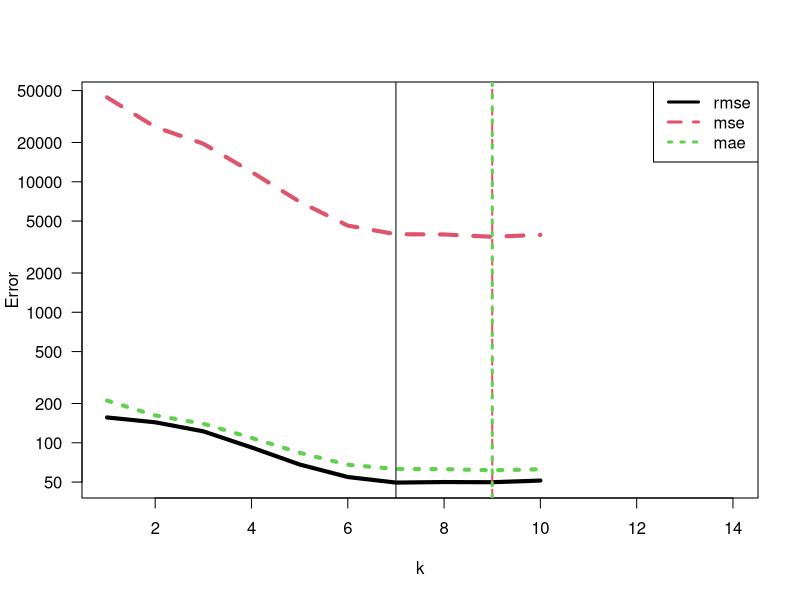

The R script that drew this image:
rm (list=ls())

set.seed(1)

# Functional knn
###########################
knn = function (k, X_treino, Y_treino, X_teste){
  
  X_treino = t(X_treino)
  
  pred = rep(NULL, length(X_teste))
  
  for (row in 1:nrow(X_teste)){
    dist = sqrt(colSums((X_treino - X_teste[row, ])^2))  # Euclidean distance
    nearest = order(dist)[1:k]
    classes = Y_treino[nearest]
    pred [row] = mean(classes)
  }
  
  pred
  
}


xmin_treino = -100
xmax_treino = 100

xmin_teste = -50
xmax_teste = 50

nr_treino = 100
nr_teste = 500

nc = 100

###########################
# Generate random data
###########################

X_treino = matrix ( runif(nr_treino * nc, xmin_treino, xmax_treino),
                    ncol = nc)

X_teste = matrix ( rnorm(nr_teste * nc, 0, 10),
                    ncol = nc)

Y_treino = apply(X_treino, 1, function(x)
  (sum(x)/max(x))*sd(x))

Y_teste = apply(X_teste, 1, function(x)
  (sum(x)/max(x))*sd(x))

###########################

print (summary(Y_treino))
print (summary(Y_teste))

max_k = 10

# Evaluate all values of k
###########################
resp_k = sapply(1:max_k, function(k) {
          pred_teste = knn (k, X_treino, Y_treino, X_teste)
          erro = pred_teste - Y_teste
          mae = mean(abs(erro))
          mse = mean (erro^2)
          rmse = sqrt(mse)
          c(mae, mse, rmse)
        })

# Which values showed the lowest errors 
############################################
for (i in 1:nrow(resp_k))
  print (which.min(resp_k[i,]))

par(las=1)
matplot(t(resp_k), type="l", log="y", lwd=4, xlab="k", ylab="Error", xlim = c(1, max_k+4))
abline(v=apply(resp_k, 1, which.min), lty=1:3, col=1:3, lwd=1:3)
legend("topright", c("rmse", "mse", "mae"), col=1:3, lwd=3, lty=1:3)


